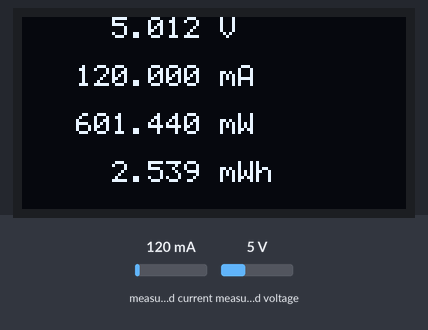
The sketch below on a simulated Arduino Uno, built with avr-gcc and run on an emulated ATmega328P. Parts: 128×64 one-colour display. The test bench sets the inputs (shaded band); at power-on: measured current 120 mA, measured voltage 5 V.

Above: at 1.22 s.
1.3 s: measured current set to 40 mA
At 1.37 s:
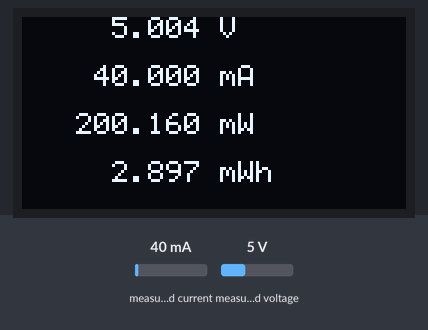
2.9 s: measured voltage set to 0.3 V
At 2.97 s:
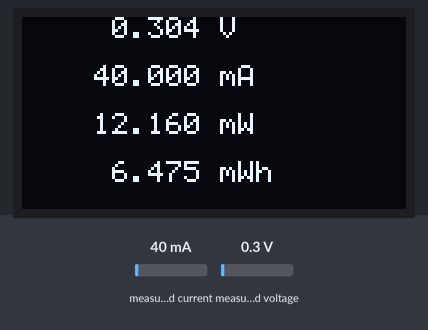
4.4 s: measured current set to 500 mA
At 4.47 s:
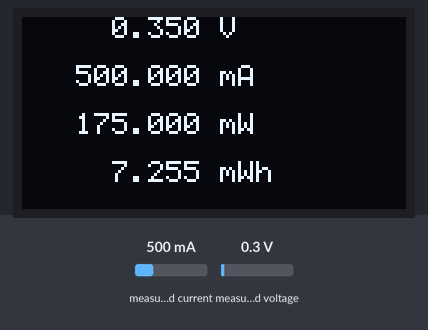
5.9 s: measured voltage set to 3.8 V
At 5.97 s:
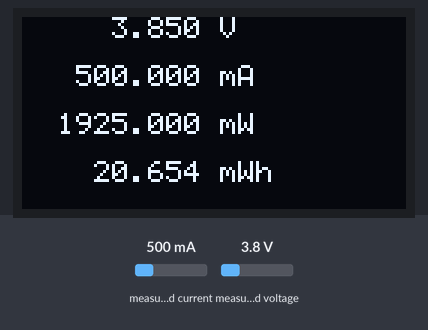

The sketch:

power_logger.ino
```cpp
/*
 * Solar Power Logger System
 * Power monitoring and data logging for solar tracking system
 *
 * Components:
 * - INA219 current/voltage sensor
 * - I2C OLED display
 * - TP4056 battery charger
 */

 #include <Adafruit_INA219.h>
#include <SSD1306AsciiAvrI2c.h>
#include <SdFat.h>

volatile boolean triggered = false;

#define OLED_RESET 4
SSD1306AsciiAvrI2c display;

Adafruit_INA219 ina219;
float current_mA = 0.0, oldcurr = 0.0;
float loadvoltage = 0.0, oldvolt = 0.0;
float power_mW = 0.0, oldpow = 0.0;
float energy_mWh = 0.0, oldegy = 0.0;
unsigned long elapsed = 0;

void setup() {
    // Disable ADC to save power
    ADCSRA = 0;
    ACSR = 0x80;

    // Initialize INA219 sensor
    ina219.begin();

    // Initialize OLED display
    display.begin(&Adafruit128x64, 0x3C, OLED_RESET);
    display.setFont(System5x7);
    display.clear();

    // Configure Timer1 for 10Hz sampling rate
    cli();
    TCCR1A = 0;
    TCCR1B = 0;
    TCNT1 = 0;

    OCR1A = 12499; // = 8000000 / (64 * 10) - 1
    TCCR1B |= (1 << WGM12);  // CTC mode
    TCCR1B |= (0 << CS12) | (1 << CS11) | (1 << CS10);  // 64 prescaler
    TIMSK1 |= (1 << OCIE1A);  // Enable timer compare interrupt

    sei();
    }
void loop() {
    if (triggered) {
        // Read sensor values
        ina219values();

        // Log data to file
        writeFile();

        // Update display only when values change
        if(loadvoltage != oldvolt){
        displayline(loadvoltage, 0, " V");
        oldvolt = loadvoltage;
        }

        if(current_mA != oldcurr){
        displayline(current_mA, 2, " mA");
        oldcurr = current_mA;
        }

        if(power_mW != oldpow){
        displayline(power_mW, 4, " mW");
        oldpow = power_mW;
        }

        if(energy_mWh != oldegy){
        displayline(energy_mWh, 6, " mWh");
        oldegy = energy_mWh;
        }

        triggered = false;
    }
    }

    // Timer interrupt service routine
ISR(TIMER1_COMPA_vect){
    triggered = true;
    }

    // Display function for OLED
void displayline(const float measurement, const uint8_t line_num, const char line_end[]) {
    char floatbuf[16]={0};

    dtostrf(measurement, 10, 3, floatbuf);
    strcat(floatbuf, line_end);

    display.setCursor(0, line_num);
    display.print(floatbuf);
    }
void ina219values() {
    float shuntvoltage = 0.0;
    float busvoltage = 0.0;

    // Turn the INA219 on
    ina219.powerSave(false);

    shuntvoltage = ina219.getShuntVoltage_mV();
    busvoltage = ina219.getBusVoltage_V();
    current_mA = ina219.getCurrent_mA();
    elapsed = millis();

    // Turn the INA219 off to save power
    ina219.powerSave(true);

    loadvoltage = busvoltage + (shuntvoltage / 1000.0);
    power_mW = loadvoltage * current_mA;

    // Compute energy consumed (t = elapsed[ms] / 3600[s/h] * 1000[ms/s])
    energy_mWh += power_mW * (elapsed / 3600000.0);
    }

    // Write data to SD card (requires SD card module)
void writeFile() {
    char buf[32], voltbuf[16]={0}, curbuf[16]={0};

    dtostrf(loadvoltage, 10, 3, voltbuf);
    dtostrf(current_mA, 10, 3, curbuf);

    // Format CSV line: time,voltage,current\n
    sprintf(buf, "%ld,%s,%s\n", elapsed, voltbuf, curbuf);

    // Write to file (implementation depends on SD library setup)
    // measurFile.write(buf);

    // Sync to SD card periodically
    // if(cycles >= 9) measurFile.sync();
    }
```
